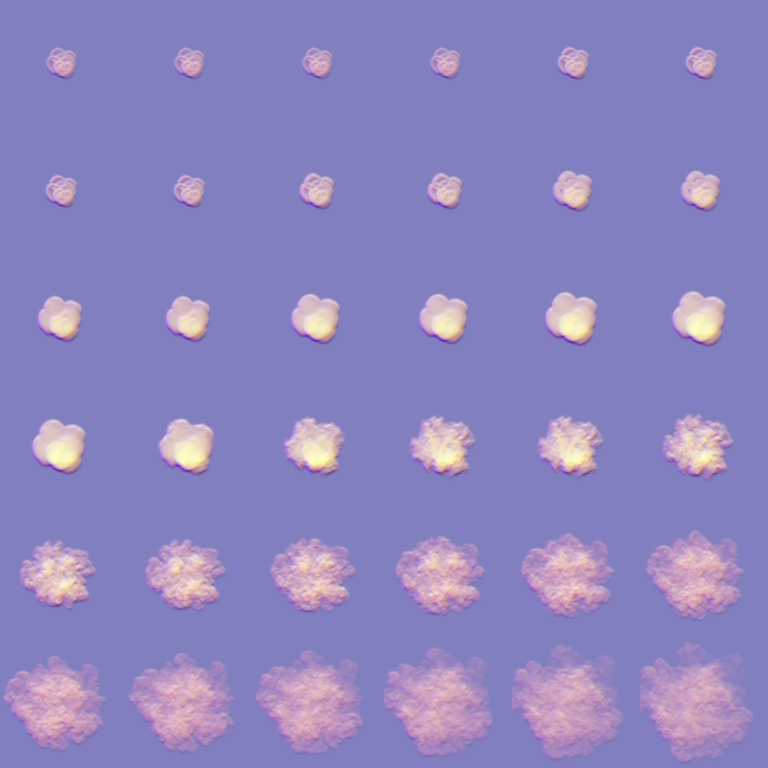
#> input picture Game/Assets/Monolith/Resources/Juice/Flip/fire_a.png, 3072 x 3072 px (shown at 1/4 size); its folder holds 2 pictures in this run
$ python sheet.py ../../Game/Assets/Monolith/Resources/Juice/Flip ../../Game/Assets/Monolith/Resources/Juice/Flip/fire_b.png
#> lines starting #> are read from the running program, lines starting #| are printed output that depends on the picture
"""A contact sheet of the stills in a folder, for choosing frames: python -I tools/jupiter/sheet.py <dir> <out.png> [--cols 4] [--width 480] [--prefix cockpit_]"""
import os
import sys

from PIL import Image, ImageDraw

d, out = sys.argv[1], sys.argv[2]
cols = int(sys.argv[sys.argv.index("--cols") + 1]) if "--cols" in sys.argv else 4
w = int(sys.argv[sys.argv.index("--width") + 1]) if "--width" in sys.argv else 480
prefix = sys.argv[sys.argv.index("--prefix") + 1] if "--prefix" in sys.argv else ""
files = sorted(f for f in os.listdir(d) if f.endswith(".png") and f.startswith(prefix))
ims = [(f, Image.open(os.path.join(d, f)).convert("RGB")) for f in files]
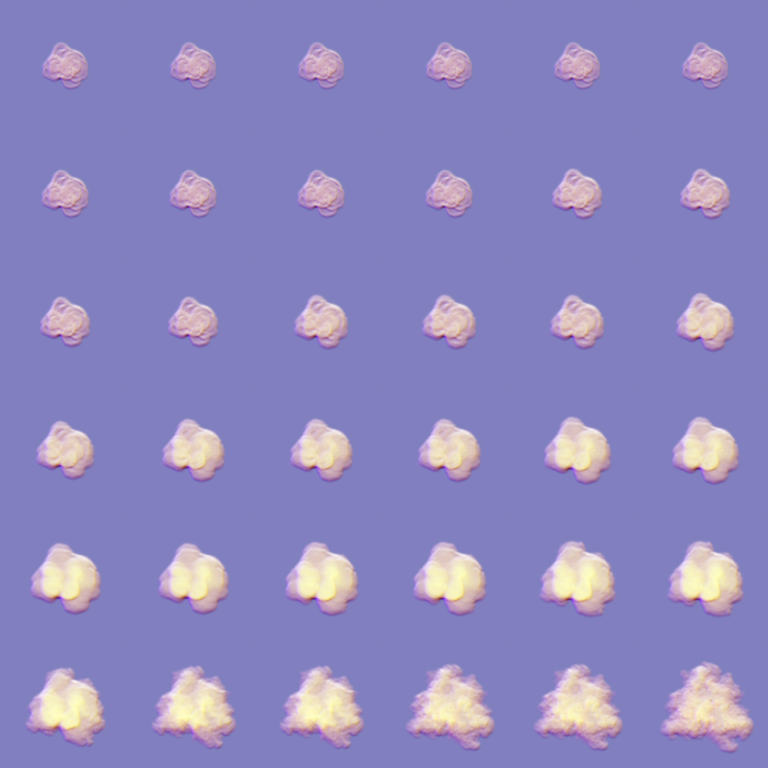
#> input picture Game/Assets/Monolith/Resources/Juice/Flip/fire_b.png, 3072 x 3072 px (shown at 1/4 size)
if not ims:
    sys.exit("no pngs")
h = int(w * ims[0][1].height / ims[0][1].width)
#> h = 480
rows = (len(ims) + cols - 1) // cols
#> rows = 1
sheet = Image.new("RGB", (cols * w, rows * h), (20, 20, 20))
#> sheet: PIL image 1920x480 RGB; every value is 20
dr = ImageDraw.Draw(sheet)
for i, (f, im) in enumerate(ims):
    x, y = (i % cols) * w, (i // cols) * h
    sheet.paste(im.resize((w, h), Image.LANCZOS), (x, y))
    dr.text((x + 6, y + 4), f[:-4], fill=(255, 255, 0))
#> this loop made 2 passes
#> (f, x, y) on passes 1 to 2: ('fire_a.png', 0, 0), ('fire_b.png', 480, 0)
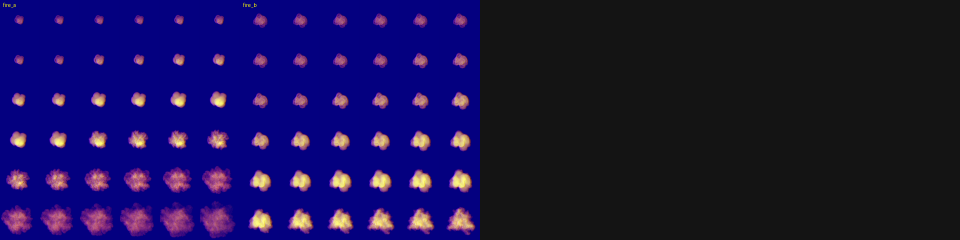
#> sheet: PIL image 1920x480 RGB (shown at 1/2 size); mean R, G, B 24.6, 17.4, 73.9
sheet.save(out)
print("sheet", out, len(ims))
#| sheet ../../Game/Assets/Monolith/Resources/Juice/Flip/fire_b.png 2
